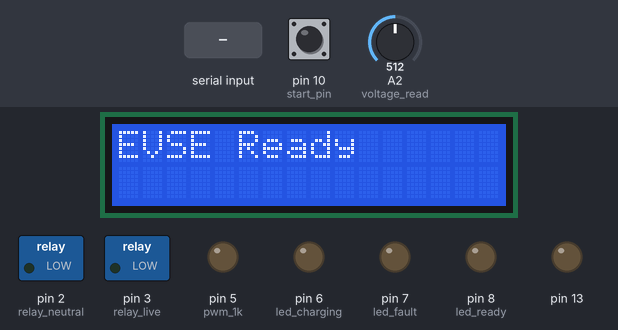
This sketch was run on a simulated Arduino Uno, built with avr-gcc and run on an emulated ATmega328P. On the bench: 16×2 character LCD, switched loads named in the sketch (green lamp = pin HIGH), output pins drawn as LEDs (lit = HIGH). Inputs (shaded band) come from the test bench; at power-on: pin 10 (start_pin) LOW, A2 (voltage_read) = 512. What the sketch prints to the serial monitor is not drawn.

Above: at 1.7 s.
1.8 s: pin 10 (start_pin) pulled HIGH for 0.15 s
At 2.6 s:
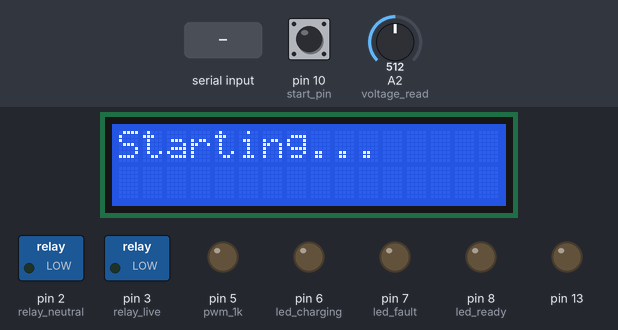
4.9 s: "#STOP\n" received over Serial
At 6.1 s:
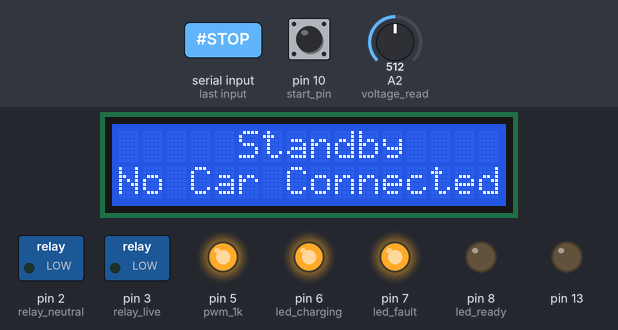
6.4 s: pin 10 (start_pin) pulled HIGH for 1 s
At 7.5 s:
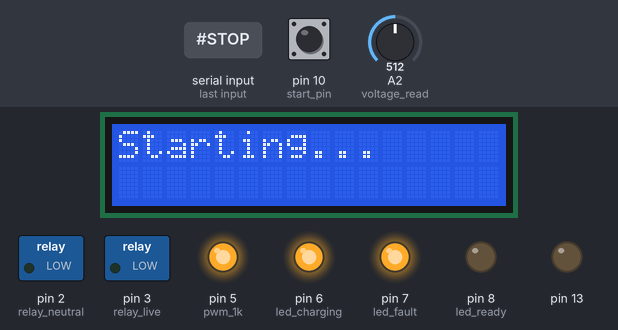
10.1 s: pin 10 (start_pin) pulled HIGH for 3.2 s
19.3 s: pin 10 (start_pin) pulled HIGH for 3.2 s
Timing chart, 0 to 22.3 s (numbered marks = the images above; inputs shaded):
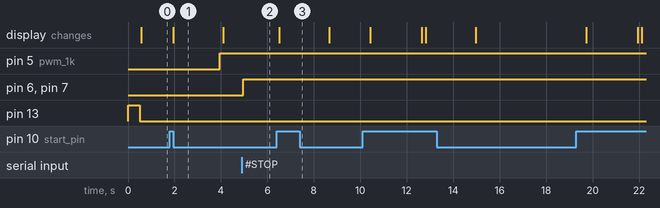

The sketch:

stopbuttonremoved.ino
```cpp
#include <EmonLib.h>
#include <EEPROM.h>

int voltage;
int switch_flag = 0;

#define adc_12v_min  750
#define adc_12v_max  950
#define adc_9v_min  550
#define adc_9v_max  650
#define adc_6v_min 250
#define adc_6v_max  450
#define adc_3v_min  100
#define adc_3v_max  230

int32_t frequency = 1000;//hz
#define duty_cycle 63.75  //   (10% 25.5)||(16% 40.8)||(25% 63.75)||(30% 76.5)||(40% 102)||(50% 127.5)||(100% 255) ,if above 800us or 80% duty cycle rule changes

unsigned long voltagetotal = 0;
unsigned long voltageavg = 0;
int counterval = 0;

#include <Wire.h>
#include <LiquidCrystal_I2C.h>
LiquidCrystal_I2C lcd(0x27, 16, 2);


bool      volt6_flag = false;
bool      volt9_flag = false;
bool      volt12_flag = false;
uint8_t count = 0;

#define start_pin 10


bool start_flag = false; // MAKE IT FALSE FOR DEVELOPMENT

#define led_ready 8
#define led_charging 6
#define led_fault 7

#define pwm_1k 5
#define voltage_read A2

#define relay_live 3
#define relay_neutral 2
#define current_ip_pin A3
EnergyMonitor emon1;
String temp;
String s1;

void start_detect()                          //Switch ON button
{
  if (start_flag == false)
  {
    if (digitalRead(start_pin) == HIGH)
    {
      _delay_ms(50);
      if (digitalRead(start_pin) == HIGH)
      {
        lcd.clear();
        lcd.setCursor(0, 0);
        lcd.print("Starting...");
        delay(2000);
        start_flag = true;
        analogWrite(pwm_1k, 255);
        switch_flag = 1;
      }
    }
  }
}
void setup() {
  TCCR0B = TCCR0B & B11111000 | B00000011;
  Serial.begin(9600);
  pinMode(start_pin , INPUT);
  pinMode(led_ready , OUTPUT);
  pinMode(led_charging , OUTPUT);
  pinMode(led_fault , OUTPUT);
  pinMode(relay_live, OUTPUT);
  pinMode(relay_neutral, OUTPUT);
  digitalWrite(relay_live, LOW);
  digitalWrite(relay_neutral, LOW);
  emon1.current(current_ip_pin, 60.1);
  //  emon1.c urrent(current_ip_pin, 111.1);
  pinMode(13, OUTPUT);
  digitalWrite(13, HIGH);
  delay(500);
  digitalWrite(13, LOW);
  Serial.println("STARTING");
  Wire.begin();
  Wire.beginTransmission(0x27);
  int   err = Wire.endTransmission();
  Serial.println(err);
  if (err == 0)
  {
    Serial.println("LCD Ready");
    lcd.init();
    lcd.backlight();
    lcd.clear();
    lcd.setCursor(0, 0);
    lcd.print("EVSE Ready");
    //rtcf = 1;
  }
  else
  {
    Serial.println(F("LCDfault "));
  }
  /*
    temp = read_String(0);
    adc_12v_min = temp.toInt();
    temp = read_String(5);
    adc_12v_max = temp.toInt();
    temp = read_String(10);
    adc_9v_min = temp.toInt();
    temp = read_String(15);
    adc_9v_max = temp.toInt();
    temp = read_String(20);
    adc_6v_min = temp.toInt();
    temp = read_String(25);
    adc_6v_max = temp.toInt();
    temp = read_String(30);
    adc_3v_min = temp.toInt();
    temp = read_String(35);
    adc_3v_max = temp.toInt();
    temp = read_String(40);
    duty_cycle = temp.toInt();
  */
}

void loop()
{
  send1_string();

  if (start_flag == true)
  {
    stop_detect();
    voltagetotal = 0;
    voltageavg = 0;
    counterval = 0;
    for (int i = 0; i < 100; i++)
    {
      voltage = analogRead(voltage_read);
      if (volt9_flag == 1)
      {
        if (voltage > 100)
        {
          voltagetotal += voltage;
          counterval++;
        }
      }
      else if (volt6_flag == 1)
      {
        //        if (voltage > 420)
        //        {
        //          stop_now();
        //        }
        if (voltage > 100)
        {
          voltagetotal += voltage;
          counterval++;
        }
      }
      else
      {
        if (voltage > 50)
        {
          voltagetotal += voltage;
          counterval++;
        }
      }
    }
    voltageavg = voltagetotal / counterval;
    voltage = voltageavg;
    Serial.print("Counter val: "); Serial.print(counterval);
    Serial.print("/100\tVoltage val: "); Serial.println(voltage);

    Serial.print(volt12_flag); Serial.print(volt9_flag); Serial.println(volt6_flag);
    if (voltage > 100) {
      if ((adc_12v_min > voltage) && (voltage < adc_12v_max)) //12v
      {

        digitalWrite(relay_live, LOW);
        digitalWrite(relay_neutral, LOW);
        Serial.println("on standby i.e no car connected ");
        lcd.clear();
        lcd.setCursor(5, 0);
        lcd.print("Standby");
        lcd.setCursor(0, 1);
        lcd.print("No Car Connected");
        volt12_flag = true;
        volt9_flag = false;
        volt6_flag = false;

      }
      else if ((adc_9v_min < voltage) && (voltage < adc_9v_max )) //9v
      {
        if (volt12_flag == true)          //check if it was 12V first
        {
          digitalWrite(relay_live, LOW);
          digitalWrite(relay_neutral, LOW);
          Serial.println("vehicle detected ..sending 1khz signal ");
          lcd.clear();
          lcd.setCursor(0, 0);
          lcd.print("Vehicle Detected");
          lcd.setCursor(1, 1);
          lcd.print("Sending 1KHz");
          Serial.println(voltage);
          analogWrite(pwm_1k, duty_cycle);
          digitalWrite(led_ready, LOW);
          digitalWrite(led_fault, HIGH);
          digitalWrite(led_charging, HIGH);
          digitalWrite(13, HIGH);
          delay(3000);
          lcd.clear();
          lcd.setCursor(0, 0);
          lcd.print("Waiting for 6V");
          volt9_flag = true;
          volt12_flag = false;
          volt6_flag = false;
        }
        else                    //wasnt 12V first directly 9V
        {

          Serial.println("In 9V Loop");
          //stop_now();                            //HE UNCOMMENT KARAYCHA NA
        }
      }
      else if ((adc_6v_min < voltage) && (voltage < adc_6v_max))//6v
      {
        Serial.println("In charging loop");
        double Irms = emon1.calcIrms(1480);  // Calculate Irms only
        Serial.print("Power: "); Serial.print(Irms * 230.0); Serial.print("  Current: "); Serial.println(Irms);

        if (volt6_flag == false)              //check if it was 9V first
        {
          digitalWrite(13, LOW);
          Serial.println("CHARGING STARTED");
          lcd.clear();
          lcd.setCursor(0, 0);
          lcd.print("Vehicle Charging");
          delay(3000);
          digitalWrite(relay_live, HIGH);
          digitalWrite(relay_neutral, HIGH);
          digitalWrite(led_charging, HIGH);
          digitalWrite(led_ready, HIGH);
          digitalWrite(led_fault, HIGH);
          volt9_flag = false;
          volt6_flag = true;
        }
      }
      else if ((adc_3v_min > voltage) && (voltage < adc_3v_max))//3v
      {
        digitalWrite(relay_live, LOW);
        digitalWrite(relay_neutral, LOW);
        digitalWrite(led_ready, HIGH);
        digitalWrite(led_charging, HIGH);
        digitalWrite(led_fault, HIGH);
        //      start_flag = false;
        Serial.println("open surrounding needed X overheat ");
        volt6_flag = false;
        volt9_flag = false;
        volt12_flag = false;
      }
      else
      {
        Serial.println("No if conditions");
      }
    }                //>100 else ?
  }
  else                  //switch still OFF
  {
    digitalWrite(13, LOW);
    digitalWrite(led_ready, LOW);
    Serial.println("Everything OFF");
    start_detect();
  }
  delay(100);
}

void stop_now()
{
  Serial.println("Stop now");
  lcd.clear();
  lcd.setCursor(0, 0);
  lcd.print("EVSE Ready");

  _delay_ms(5);
  start_flag = false;
  digitalWrite(relay_live, LOW);
  digitalWrite(relay_neutral, LOW);
  digitalWrite(led_charging, HIGH);
  digitalWrite(led_ready, LOW);
  digitalWrite(led_fault, HIGH);
  volt6_flag = false;
  volt9_flag = false;
  volt12_flag = false;
  lcd.clear();
  lcd.setCursor(0, 0);
  lcd.print("EVSE Ready");
}

void stop_detect()
{
  if ( switch_flag == 1) {
    if (   digitalRead(start_pin) == HIGH)
    {
      _delay_ms(50);
      if (  digitalRead(start_pin) == HIGH)
      {
        Serial.println("In stop detect function");
        stop_now();
        switch_flag = 0;
      }
    }
  }
}


void send1_string()
{


  if (Serial.available() > 0)
  {
    s1 = Serial.readStringUntil('\n');
    int len = s1.length();

    Serial.print("Length of scanned code is: ");
    Serial.println(len);
    char ss = s1.charAt(1);
    Serial.print("Char at 1 is: ");
    Serial.println(ss);
    //    Serial2.print("Char at 0 is: ");
    //    Serial2.println(ss);
    if (s1 == "#STRT")
    {
      start_flag = true;
      analogWrite(pwm_1k, 255);
    }

    else if (s1 == "#STOP")
    {
      _delay_ms(5);
      start_flag = false;
      digitalWrite(relay_live, LOW);
      digitalWrite(relay_neutral, LOW);
      digitalWrite(led_charging, HIGH);
      digitalWrite(led_ready, LOW);
      digitalWrite(led_fault, HIGH);
      volt6_flag = false;
      volt9_flag = false;
      volt12_flag = false;
    }

    else if (ss == '1')
    {
      writeThresh(0);
      Serial.println("12 V min threshold");
    }

    else if (ss == '2')
    {
      writeThresh(5);
      Serial.println("12 V max threshold");
    }

    else if (ss == '3')
    {
      writeThresh(10);
      Serial.println("9 V min threshold");
    }

    else if (ss == '4')
    {
      writeThresh(15);
      Serial.println("9 V max threshold");
    }

    else if (ss == '5')
    {
      writeThresh(20);
      Serial.println("6 V min threshold");
    }

    else if (ss == '6')
    {
      writeThresh(25);
      Serial.println("6 V max threshold");
    }

    else if (ss == '7')
    {
      writeThresh(30);
      Serial.println("3 V min threshold");
    }

    else if (ss == '8')
    {
      writeThresh(35);
      Serial.println("3 V max threshold");
    }

    else if (ss == 'p')
    {
      writeThresh(40);
      Serial.println("Duty Cycle");
    }

  }
}

void writeThresh(int addrw)
{
  Serial.println("Entering writeString");

  String  data1 = s1.substring(3, 6);
  Serial.println(data1);
  int _size = data1.length();

  int i;
  for (i = 0; i < _size; i++)
  {
    EEPROM.write(addrw + i, data1[i]);
    delay(10);
  }
  EEPROM.write(addrw + _size, '\0');
  delay(20);


  Serial.println("Exiting writeString");
}

String read_String(int addrr)
{
  int i = 0;
  char datas[20];
  int len = 0;
  unsigned char k;
  k = EEPROM.read(addrr);
  while (i < 5)
  {
    k = EEPROM.read(addrr + len);
    if (k == '\0')
    {
      Serial.println("Null Character");
      //      datas[len] = '\0';r
      break;
    }
    //    else
    //    {
    //      datas[len] = k;
    //    }
    datas[len] = k;
    Serial.print("IN read_String loop: \t");
    Serial.println(datas[len]);
    len++;
    i++;
    delay(50);
  }
  Serial.println(len);
  String finalstring = String(datas);
  finalstring[len] = '\0';
  finalstring = finalstring.substring(0, len);
  Serial.println(finalstring);
  //  return String(datas);
  return finalstring;
}
```

Measured:
- after the input at 1.8 s, pin 5 (pwm_1k): LOW → HIGH after 2.1 s; the display: changes after 0.14 s (image 1)
- after the input at 4.9 s, pin 6 (led_charging), pin 7 (led_fault): LOW → HIGH after 0.05 s
- after the input at 6.4 s, the display: changes after 0.12 s (image 3)
